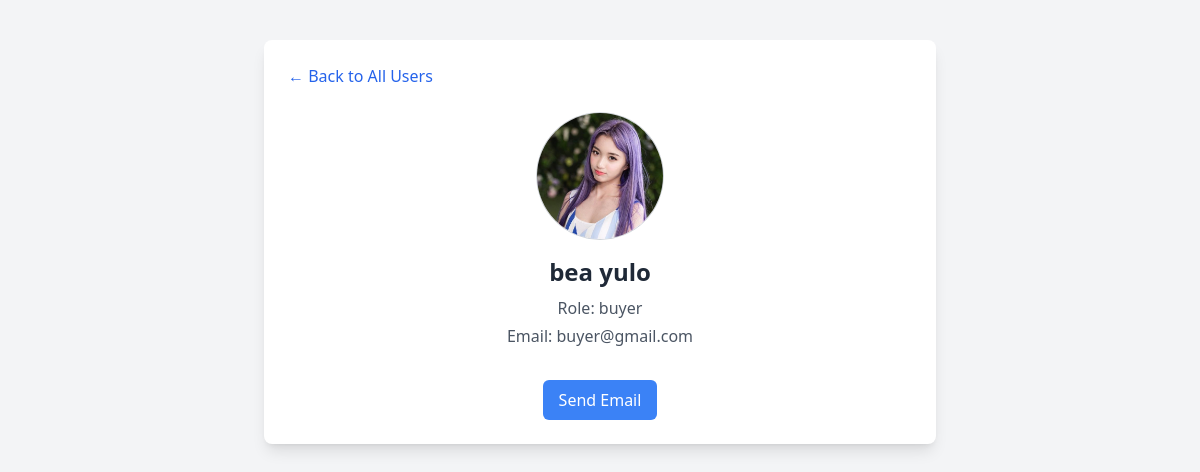
Page /Buildhub/creatoradmin/view_profile.php?id=73 on the committed database.
### tables this page shows
CREATE TABLE `users` (
  `id` int(11) UNSIGNED NOT NULL,
  `fname` varchar(255) NOT NULL,
  `lname` varchar(2255) NOT NULL,
  `email` varchar(255) NOT NULL,
  `profile_picture` varchar(255) DEFAULT NULL,
  `password` varchar(255) DEFAULT NULL,
  `role` enum('buyer','seller','admin') NOT NULL
);

### Buildhub/creatoradmin/view_profile.php (the view, shortened to what this page needs)
<?php
$conn = mysqli_connect("localhost", "root", "", "user_db");
$userId = $_GET['id'] ?? 0;
$user = null;
if ($userId > 0) {
  $sql = "SELECT fname, lname, email, role, profile_picture FROM users WHERE id = ?";
  $stmt = mysqli_prepare($conn, $sql);
  mysqli_stmt_bind_param($stmt, "i", $userId);
  mysqli_stmt_execute($stmt);
  $result = mysqli_stmt_get_result($stmt);
  $user = mysqli_fetch_assoc($result);
}
$profilePicture = $user['profile_picture'] ?? 'default.png';
$profilePicturePath = "../images/profiles/" . $profilePicture;
?>
<!DOCTYPE html>
<html lang="en">
<head>
  <script src="https://cdn.tailwindcss.com"></script>
</head>
<body class="bg-gray-100 text-gray-800 font-sans">
  <div class="max-w-2xl mx-auto mt-10 bg-white rounded-lg shadow-lg p-6">
    <a href="index.php" class="text-blue-600 hover:underline">&larr; Back to All Users</a>
    <div class="flex flex-col items-center mt-6">
      <img src="<?= htmlspecialchars($profilePicturePath) ?>" alt="Profile"
           class="w-32 h-32 rounded-full border border-gray-300 object-cover mb-4">
      <h1 class="text-2xl font-bold mb-2"><?= htmlspecialchars($user['fname'] . ' ' . $user['lname']) ?></h1>
      <p class="text-gray-600 mb-1">Role: <span class="font-medium"><?= htmlspecialchars($user['role']) ?></span></p>
      <p class="text-gray-600 mb-4">Email: <span class="font-medium"><?= htmlspecialchars($user['email']) ?></span></p>
      <div class="flex space-x-4 mt-4">
        <a href="mailto:<?= htmlspecialchars($user['email']) ?>"
           class="bg-blue-500 text-white px-4 py-2 rounded-md hover:bg-blue-600 transition">Send Email</a>
      </div>
    </div>
  </div>
</body>
</html>

### rows in the picture
users: profile_picture (picture), fname+lname "bea yulo", role "buyer", email "buyer@gmail.com"
